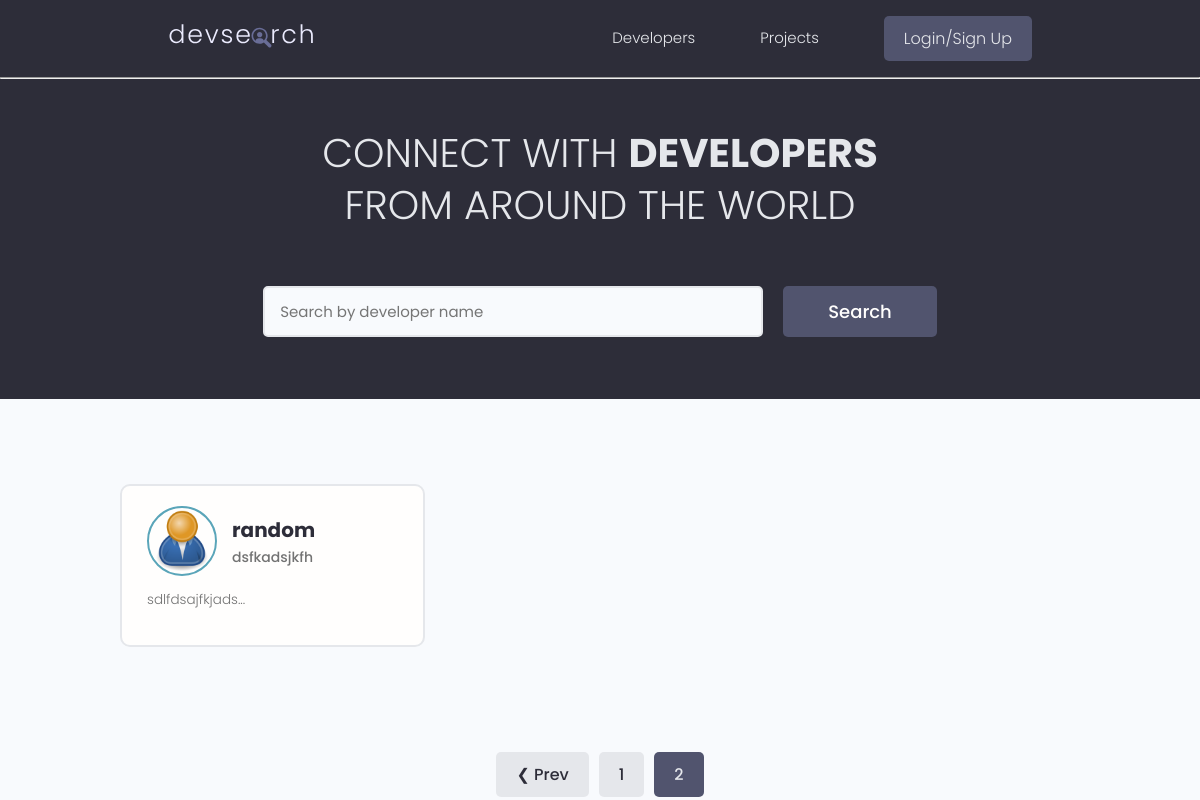
Before: /?page=2 with the older database file.
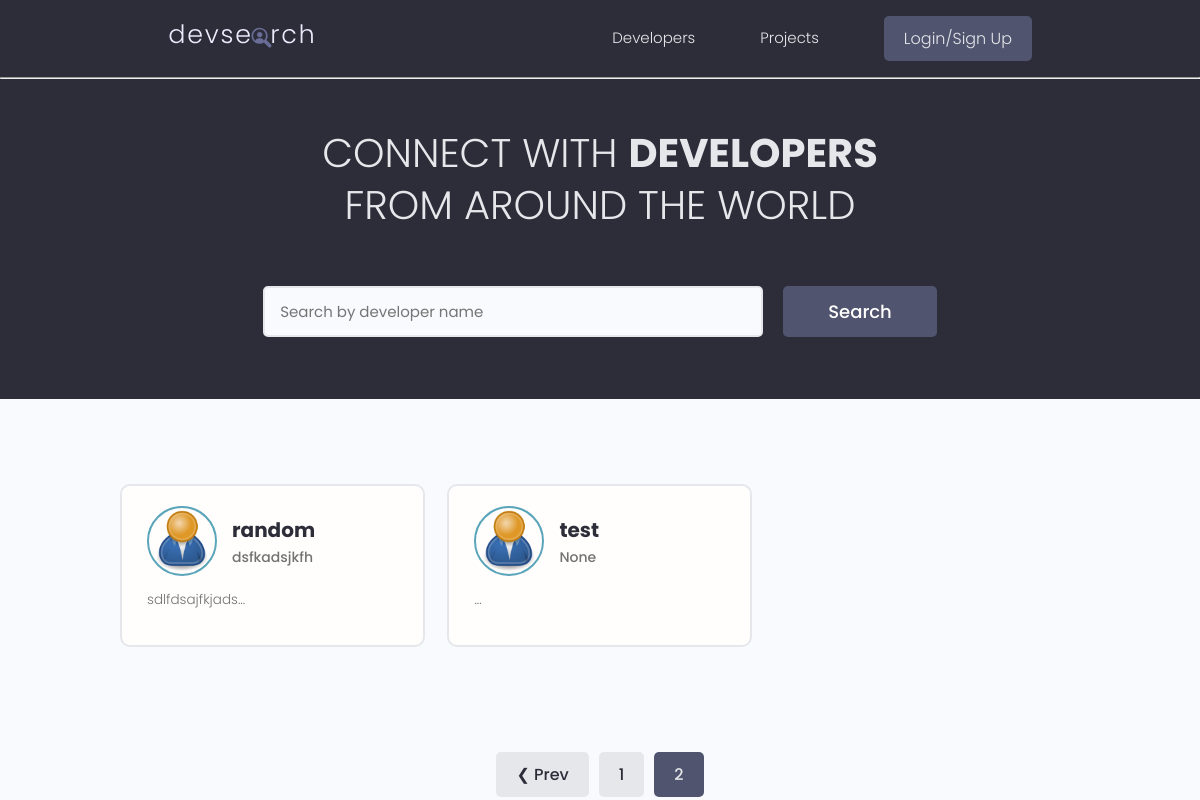
After: the same page with the newer database file.
### users/models.py (models this page shows, shortened)
class Profile(models.Model):
    user = models.OneToOneField(User, on_delete=models.CASCADE, null=True, blank=True)
    name = models.CharField(max_length=200, null=True, blank=True)
    email = models.EmailField(max_length=500, null=True, blank=True)
    username = models.CharField(max_length=200, null=True, blank=True)
    location = models.CharField(max_length=200, null=True, blank=True)
    short_intro = models.CharField(max_length=200, null=True, blank=True)
    bio = models.TextField(null=True, blank=True)
    profile_image = models.ImageField(null=True, blank=True, upload_to='profiles/', default='profiles/user-default.png')
    social_github = models.CharField(max_length=200, null=True, blank=True)
    social_twitter = models.CharField(max_length=200, null=True, blank=True)
    social_linkedin = models.CharField(max_length=200, null=True, blank=True)
    social_youtube = models.CharField(max_length=200, null=True, blank=True)
    social_website = models.CharField(max_length=200, null=True, blank=True)
    created = models.DateTimeField(auto_now_add=True)
    id = models.UUIDField(default=uuid.uuid4, unique=True, primary_key=True, editable=False)
    class Meta:
        ordering = ['created']
    @property
    def imageURL(self):
        try:
            url = self.profile_image.url
        except:
            url = ''
        return url

### users/views.py (the view)
# urls.py: path('', views.profiles, name = "profiles"),
def profiles(request):
    profiles, search_query = searchProfiles(request)
    custom_range, profiles = paginateProfiles(request, profiles, 2)
    context = {'profiles': profiles, 'search_query': search_query, 'custom_range': custom_range}
    return render(request, 'users/profiles.html', context)

### users/utils.py (called while the page is built)
def paginateProfiles(request, profiles, results):
    page = request.GET.get('page')
    paginator = Paginator(profiles, results)
    try:
        profiles = paginator.page(page)
    except PageNotAnInteger:
        page = 1
        profiles = paginator.page(page)
    except EmptyPage:
        page = paginator.num_pages
        profiles = paginator.page(page)
    leftIndex = (int(page) - 4)
    if leftIndex<1:
        leftIndex = 1
    rightIndex = (int(page) + 5)
    if rightIndex > paginator.num_pages:
        rightIndex = paginator.num_pages
    custom_range = range(leftIndex, rightIndex+1)
    return custom_range, profiles

def searchProfiles(request):
    search_query = ''
    if request.GET.get('search_query'):
        search_query = request.GET.get('search_query')
    skills = Skill.objects.filter(name__icontains=search_query)
    profiles = Profile.objects.distinct().filter(
        Q(name__icontains=search_query) | Q(short_intro__icontains=search_query) | Q(skill__in=skills) )
    return profiles, search_query

### users/templates/users/profiles.html (shortened to what this page needs)
{% extends 'main.html' %} {% block content %}
<main class="home">
    <section class="hero-section text-center">
        <div class="container container--narrow">
            <div class="hero-section__box">
                <h2>CONNECT WITH <span>DEVELOPERS</span></h2>
                <h2>FROM AROUND THE WORLD</h2>
            </div>
            <div class="hero-section__search">
                <form id="searchForm" class="form" action="{% url 'profiles' %}" method="GET">
                    <div class="form__field">
                        <input
                            class="input input--text"
                            id="formInput#search"
                            type="text"
                            name="search_query"
                            placeholder="Search by developer name"
                            value="{{search_query}}"
                        />
                    </div>
                    <input
                        class="btn btn--sub btn--lg"
                        type="submit"
                        value="Search"
                    />
                </form>
            </div>
        </div>
    </section>
    <section class="devlist">
        <div class="container">
            <div class="grid grid--three">
                {% for profile in profiles %}
                <div class="column card">
                    <div class="dev">
                        <a href="{% url 'user-profile' profile.id %}" class="card__body">
                            <div class="dev__profile">
                                <img
                                    class="avatar avatar--md"
                                    src="{{ profile.imageURL }}"
                                    alt="image"
                                />
                                <div class="dev__meta">
                                    <h3>{{ profile.name }}</h3>
                                    <h5>{{ profile.short_intro|slice:"60" }}</h5>
                                </div>
                            </div>
                            <p class="dev__info">
                                {{ profile.bio|slice:"150" }}...
                            </p>
                        </a>
                    </div>
                </div>
                {% endfor %}
            </div>
        </div>
    </section>
    {% include 'pagination.html' with queryset=profiles custom_range=custom_range %}
</main>
{% endblock content %}

Changed rows visible on the page:
added Profile: imageURL (placeholder picture), name "test", short_intro "None"
